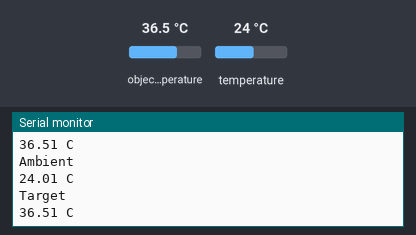
The sketch below on a simulated Arduino Uno, built with avr-gcc and run on an emulated ATmega328P. Shown: the last lines printed to the serial monitor. Inputs (shaded band) come from the test bench; at power-on: object temperature 36.5 °C, temperature 24 °C.

Above: at 1.8 s.
1.9 s: object temperature set to 20 °C
At 2.8 s:
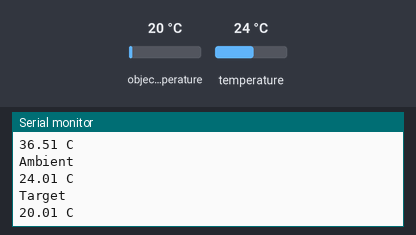
3.4 s: temperature set to 12 °C
At 4.7 s:
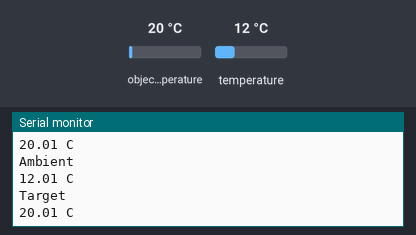
4.9 s: object temperature set to 26 °C
At 5.8 s:
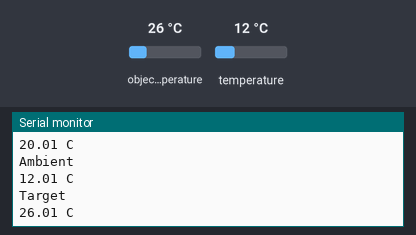
Timing chart, 0 to 7.9 s (numbered marks = the images above; inputs shaded):
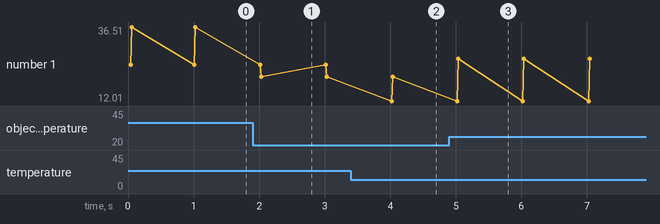

The sketch:

mlx90614_lcd_celsius_ino.ino
```cpp
#include <Wire.h>
#include <Adafruit_MLX90614.h>

#define I2C_ADDR 0x27


Adafruit_MLX90614 mlx = Adafruit_MLX90614();

void setup() {

  mlx.begin();

  Serial.begin(9600);
  Serial.print("AESD TEMPERATURE SENSOR TEST\n");

}

void loop() {

 Serial.print("Ambient\n");
 Serial.print(mlx.readAmbientTempC());
 Serial.print(" C\n");


 Serial.print("Target\n");
 Serial.print(mlx.readObjectTempC());
 Serial.print(" C\n");

 delay(1000);

}
```

Measured:
- after the input at 1.9 s, the serial monitor: prints a new line after 0.13 s (image 1)
- after the input at 3.4 s, the serial monitor: prints a new line after 0.62 s (image 2)
- after the input at 4.9 s, the serial monitor: prints a new line after 0.14 s (image 3)
- plotted number 1: 36.51 → 20.01 after the input at 1.9 s, 20.01 → 26.01 after the input at 4.9 s
